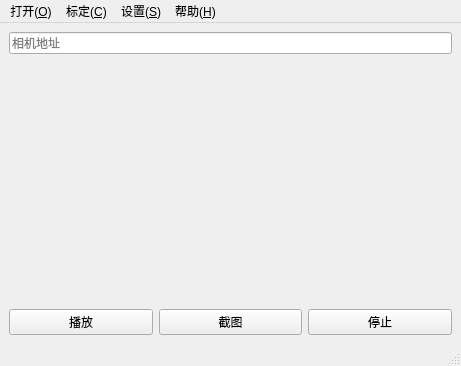
<?xml version="1.0" encoding="UTF-8"?>
<ui version="4.0">
 <class>MainWindow</class>
 <widget class="QMainWindow" name="MainWindow">
  <property name="geometry">
   <rect>
    <x>0</x>
    <y>0</y>
    <width>461</width>
    <height>366</height>
   </rect>
  </property>
  <property name="windowTitle">
   <string>相机标定器</string>
  </property>
  <widget class="QWidget" name="centralwidget">
   <layout class="QVBoxLayout" name="verticalLayout_2">
    <item>
     <layout class="QVBoxLayout" name="verticalLayout" stretch="1,8,1">
      <item>
       <widget class="QLineEdit" name="url_input">
        <property name="placeholderText">
         <string>相机地址</string>
        </property>
        <property name="clearButtonEnabled">
         <bool>false</bool>
        </property>
       </widget>
      </item>
      <item>
       <widget class="QLabel" name="image_label">
        <property name="text">
         <string/>
        </property>
        <property name="alignment">
         <set>Qt::AlignCenter</set>
        </property>
       </widget>
      </item>
      <item>
       <layout class="QHBoxLayout" name="horizontalLayout">
        <item>
         <widget class="QPushButton" name="play_button">
          <property name="text">
           <string>播放</string>
          </property>
          <property name="autoExclusive">
           <bool>false</bool>
          </property>
         </widget>
        </item>
        <item>
         <widget class="QPushButton" name="shot_button">
          <property name="text">
           <string>截图</string>
          </property>
          <property name="autoExclusive">
           <bool>false</bool>
          </property>
         </widget>
        </item>
        <item>
         <widget class="QPushButton" name="stop_button">
          <property name="text">
           <string>停止</string>
          </property>
          <property name="autoExclusive">
           <bool>false</bool>
          </property>
         </widget>
        </item>
       </layout>
      </item>
     </layout>
    </item>
   </layout>
  </widget>
  <widget class="QMenuBar" name="menubar">
   <property name="geometry">
    <rect>
     <x>0</x>
     <y>0</y>
     <width>461</width>
     <height>22</height>
    </rect>
   </property>
   <widget class="QMenu" name="open">
    <property name="title">
     <string>打开(&amp;O)</string>
    </property>
    <addaction name="camera_address"/>
   </widget>
   <widget class="QMenu" name="settings">
    <property name="title">
     <string>设置(&amp;S)</string>
    </property>
    <addaction name="screenshot_setting"/>
   </widget>
   <widget class="QMenu" name="help">
    <property name="title">
     <string>帮助(&amp;H)</string>
    </property>
    <addaction name="data_collection"/>
    <addaction name="about_us"/>
   </widget>
   <widget class="QMenu" name="calibration">
    <property name="title">
     <string>标定(&amp;C)</string>
    </property>
    <addaction name="chessboard_calibration"/>
   </widget>
   <addaction name="open"/>
   <addaction name="calibration"/>
   <addaction name="settings"/>
   <addaction name="help"/>
  </widget>
  <widget class="QStatusBar" name="statusbar"/>
  <action name="camera_address">
   <property name="text">
    <string>相机地址(&amp;L)</string>
   </property>
   <property name="toolTip">
    <string>相机地址</string>
   </property>
   <property name="shortcut">
    <string>Ctrl+L</string>
   </property>
  </action>
  <action name="screenshot_setting">
   <property name="text">
    <string>截图设置(&amp;F)</string>
   </property>
   <property name="toolTip">
    <string>截图设置</string>
   </property>
  </action>
  <action name="about_us">
   <property name="text">
    <string>关于我们(&amp;A)</string>
   </property>
   <property name="toolTip">
    <string>关于我们</string>
   </property>
  </action>
  <action name="data_collection">
   <property name="text">
    <string>数据采集(&amp;D)</string>
   </property>
   <property name="toolTip">
    <string>数据采集</string>
   </property>
  </action>
  <action name="chessboard_calibration">
   <property name="text">
    <string>棋盘标定(&amp;B)</string>
   </property>
   <property name="toolTip">
    <string>棋盘标定</string>
   </property>
  </action>
 </widget>
 <resources/>
 <connections/>
</ui>
